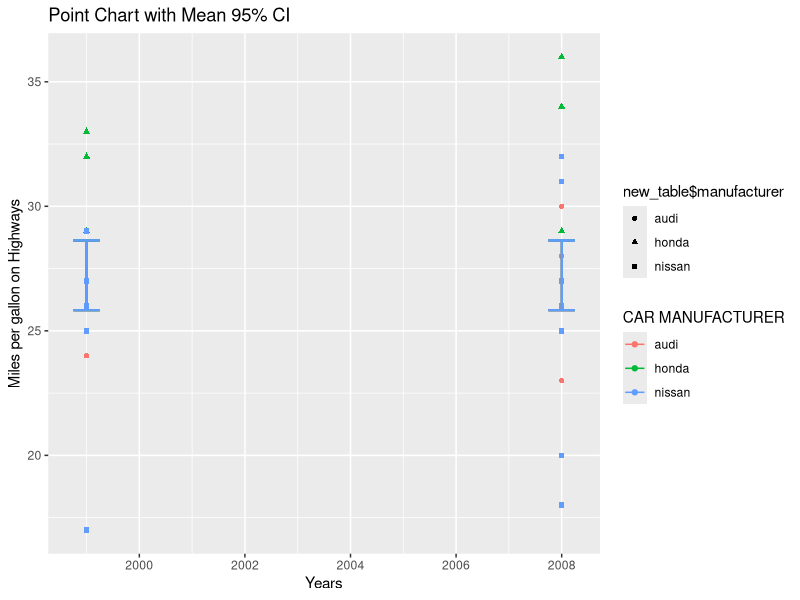
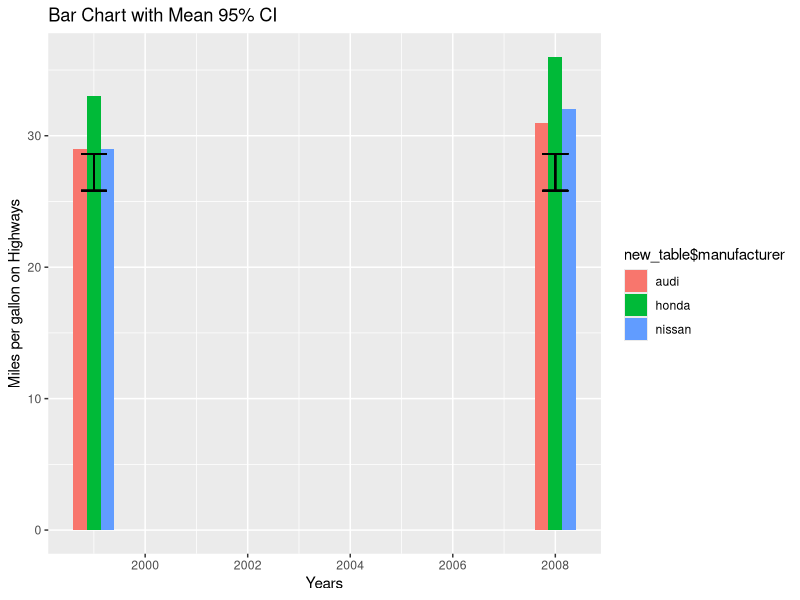

Source code (R) for these figures, in order:
## ---- chunk 1
knitr::opts_chunk$set(echo = TRUE)
## ---- chunk 2
# storing mpg datset from ggplot2 package to cars dataframe
cars <- ggplot2::mpg
# Creating subset which have rows with 8 cylinder, 4 wheel drive and manual transmission
new.car <- subset(cars, cars$cyl == 8 & cars$drv == 4 & grepl("manual", cars$trans))
# Order in descending miles per gallom
new.car <- new.car[order(-new.car$hwy),] 
# Display the dataset in table format
knitr::kable(new.car,  caption = "Car models with 8 cylinder, 4 wheel drive and manual transmission")
## ---- chunk 3

# Creating a subset of Cars considering only Audi, Honda and Nissan as manufacturers
new_table<-subset(cars,grepl("audi", cars$manufacturer) | grepl("nissan", cars$manufacturer) | grepl("honda", cars$manufacturer))

# Calculating 95% confidence Interval for the mean value 
m <- mean(new_table$hwy)
v <- var(new_table$hwy)
sd <- sqrt(v)
n <- length(new_table$hwy)
lower.range <- m - 1.96*(sd/sqrt(n))
higher.range <- m + 1.96*(sd/sqrt(n))

require(ggplot2)
# Plotting a Point chart displaying the mpg on highway for Audi, Honda and Nissan. Also showing 95% mean CI 
g1 <- ggplot(new_table, aes(new_table$year, new_table$hwy, color = new_table$manufacturer)) + 
  geom_point(aes(shape = new_table$manufacturer)) + 
  geom_errorbar(aes(ymin=lower.range, ymax=higher.range, width = .5)) +
  xlab("Years") +
  ylab("Miles per gallon on Highways") +
  ggtitle("Point Chart with Mean 95% CI") +
  labs(colour='CAR MANUFACTURER') 
g1

# Plotting a Bar chart displaying the mpg on highway for Audi, Honda and Nissan. Also showing 95% mean CI 
g <- ggplot(new_table, aes(new_table$year, new_table$hwy, fill = new_table$manufacturer)) + 
  geom_bar(stat="identity", width = .8, position = "dodge") +
  geom_errorbar(aes(ymin=lower.range, ymax=higher.range, width = .5)) +
  xlab("Years") +
  ylab("Miles per gallon on Highways") +
  ggtitle("Bar Chart with Mean 95% CI") +
  labs(colour='CAR MANUFACTURER') 
g

